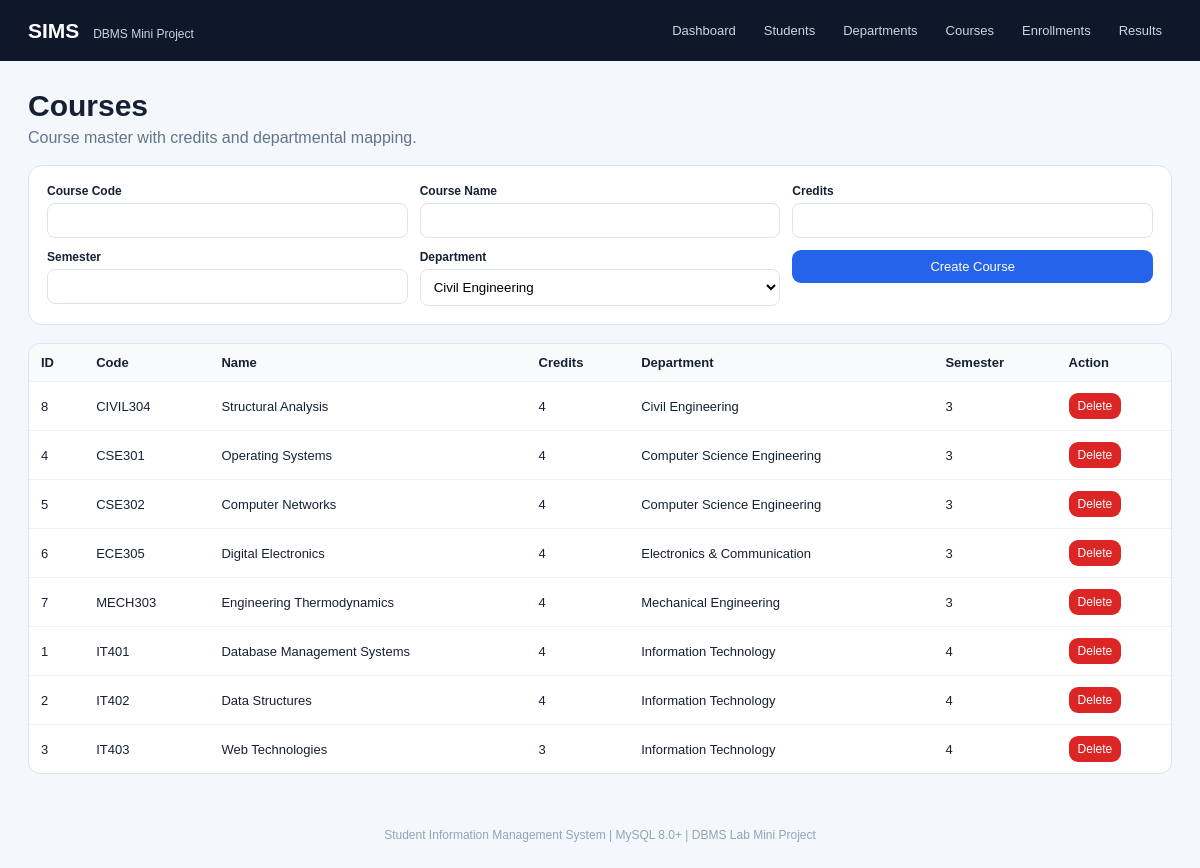
/courses.php, run on the app's committed database.
### tables this page shows
CREATE TABLE courses (
    course_id INT AUTO_INCREMENT PRIMARY KEY,
    course_code VARCHAR(15) NOT NULL UNIQUE,
    course_name VARCHAR(100) NOT NULL,
    credits TINYINT NOT NULL CHECK (credits BETWEEN 1 AND 8),
    dept_id INT NOT NULL,
    semester_no TINYINT NOT NULL CHECK (semester_no BETWEEN 1 AND 8),
    CONSTRAINT fk_course_department FOREIGN KEY (dept_id)
        REFERENCES departments(dept_id)
        ON UPDATE CASCADE ON DELETE RESTRICT
);

CREATE TABLE departments (
    dept_id INT AUTO_INCREMENT PRIMARY KEY,
    dept_code VARCHAR(10) NOT NULL UNIQUE,
    dept_name VARCHAR(100) NOT NULL UNIQUE,
    location VARCHAR(100) NOT NULL DEFAULT 'Nagpur',
    created_at TIMESTAMP NOT NULL DEFAULT CURRENT_TIMESTAMP
);

### public/courses.php (the view, shortened to what this page needs)
<?php
require __DIR__.'/db.php';$pageTitle='Courses';$msg='';
$depts=$pdo->query('SELECT dept_id,dept_name FROM departments ORDER BY dept_name')->fetchAll();$rows=$pdo->query('SELECT c.*,d.dept_name FROM courses c JOIN departments d ON d.dept_id=c.dept_id ORDER BY c.semester_no,c.course_code')->fetchAll();include __DIR__.'/partials/header.php';
?>
<div class="hero"><div><h1>Courses</h1><p>Course master with credits and departmental mapping.</p></div></div><?php if($msg): ?><div class="notice success"><?=htmlspecialchars($msg)?></div><?php endif; ?><div class="form-card"><form method="post"><input type="hidden" name="action" value="create"><div class="form-grid"><div class="field"><label>Course Code</label><input name="course_code" required></div><div class="field"><label>Course Name</label><input name="course_name" required></div><div class="field"><label>Credits</label><input type="number" name="credits" min="1" max="8" required></div><div class="field"><label>Semester</label><input type="number" name="semester_no" min="1" max="8" required></div><div class="field"><label>Department</label><select name="dept_id"><?php foreach($depts as $d): ?><option value="<?=$d['dept_id']?>"><?=htmlspecialchars($d['dept_name'])?></option><?php endforeach; ?></select></div><div class="field"><button class="btn">Create Course</button></div></div></form></div><div class="table-wrap"><table class="table"><tr><th>ID</th><th>Code</th><th>Name</th><th>Credits</th><th>Department</th><th>Semester</th><th>Action</th></tr><?php foreach($rows as $r): ?><tr><td><?=$r['course_id']?></td><td><?=$r['course_code']?></td><td><?=htmlspecialchars($r['course_name'])?></td><td><?=$r['credits']?></td><td><?=htmlspecialchars($r['dept_name'])?></td><td><?=$r['semester_no']?></td><td><form method="post"><input type="hidden" name="action" value="delete"><input type="hidden" name="course_id" value="<?=$r['course_id']?>"><button class="btn small danger">Delete</button></form></td></tr><?php endforeach; ?></table></div><?php include __DIR__.'/partials/footer.php'; ?>

### public/partials/header.php (shortened to what this page needs)
<!doctype html>
<html lang="en">
<head>
    <link rel="stylesheet" href="assets/style.css">
</head>
<body>
<header class="topbar">
    <div class="brand">SIMS <span>DBMS Mini Project</span></div>
    <nav>
        <a href="index.php">Dashboard</a>
        <a href="students.php">Students</a>
        <a href="departments.php">Departments</a>
        <a href="courses.php">Courses</a>
        <a href="enrollments.php">Enrollments</a>
        <a href="results.php">Results</a>
    </nav>
</header>
<main class="container">

### public/partials/footer.php
</main>
<footer class="footer">Student Information Management System | MySQL 8.0+ | DBMS Lab Mini Project</footer>
</body>
</html>

### public/assets/style.css (style rules this page uses)
:root { --bg:#f4f7fb;--card:#fff;--ink:#172033;--muted:#64748b;--primary:#2563eb;--border:#dbe3ee;--danger:#dc2626;--success:#0f766e; }
* { box-sizing:border-box }
body { margin:0;font-family:Arial,Helvetica,sans-serif;background:var(--bg);color:var(--ink) }
.topbar { background:#0f172a;color:#fff;padding:16px 28px;display:flex;align-items:center;justify-content:space-between;gap:20px;position:sticky;top:0;z-index:10 }
.brand { font-size:21px;font-weight:700 }
.brand span { font-size:12px;color:#cbd5e1;font-weight:400;margin-left:8px }
.topbar nav { display:flex;gap:8px;flex-wrap:wrap }
.topbar a { color:#cbd5e1;text-decoration:none;padding:7px 10px;border-radius:8px;font-size:13px }
.container { max-width:1180px;margin:28px auto;padding:0 18px }
.hero { display:flex;justify-content:space-between;align-items:flex-end;gap:20px;margin-bottom:18px }
.hero h1 { margin:0 0 6px;font-size:30px }
.hero p { margin:0;color:var(--muted) }
.table-wrap { overflow:auto;background:var(--card);border:1px solid var(--border);border-radius:12px }
.table { width:100%;border-collapse:collapse;min-width:780px }
.table th,.table td { padding:11px 12px;border-bottom:1px solid #edf2f7;text-align:left;font-size:13px }
.table th { background:#f8fafc }
.table tr:last-child td { border-bottom:0 }
.btn { display:inline-block;border:0;border-radius:9px;padding:9px 13px;text-decoration:none;cursor:pointer;font-size:13px;background:var(--primary);color:#fff }
.btn.danger { background:var(--danger) }
.btn.small { padding:6px 9px;font-size:12px }
.form-card { background:var(--card);border:1px solid var(--border);border-radius:14px;padding:18px;margin-bottom:18px }
.form-grid { display:grid;grid-template-columns:repeat(3,1fr);gap:12px }
.field { display:flex;flex-direction:column;gap:5px }
.field label { font-size:12px;font-weight:700 }
.field input,.field select,.field textarea { border:1px solid var(--border);border-radius:8px;padding:9px;background:#fff }
.footer { text-align:center;padding:26px;color:#94a3b8;font-size:12px }

### data on the page
courses: course_id "8", course_code "CIVIL304", course_name "Structural Analysis", credits "4", dept.dept_name "Civil Engineering", semester_no "3"
courses: course_id "4", course_code "CSE301", course_name "Operating Systems", credits "4", dept.dept_name "Computer Science Engineering", semester_no "3"
courses: course_id "5", course_code "CSE302", course_name "Computer Networks", credits "4", dept.dept_name "Computer Science Engineering", semester_no "3"
courses: course_id "6", course_code "ECE305", course_name "Digital Electronics", credits "4", dept.dept_name "Electronics & Communication", semester_no "3"
courses: course_id "7", course_code "MECH303", course_name "Engineering Thermodynamics", credits "4", dept.dept_name "Mechanical Engineering", semester_no "3"
courses: course_id "1", course_code "IT401", course_name "Database Management Systems", credits "4", dept.dept_name "Information Technology", semester_no "4"
courses: course_id "2", course_code "IT402", course_name "Data Structures", credits "4", dept.dept_name "Information Technology", semester_no "4"
courses: course_id "3", course_code "IT403", course_name "Web Technologies", credits "3", dept.dept_name "Information Technology", semester_no "4"

### other printed values
form field dept_id "Civil Engineering"
